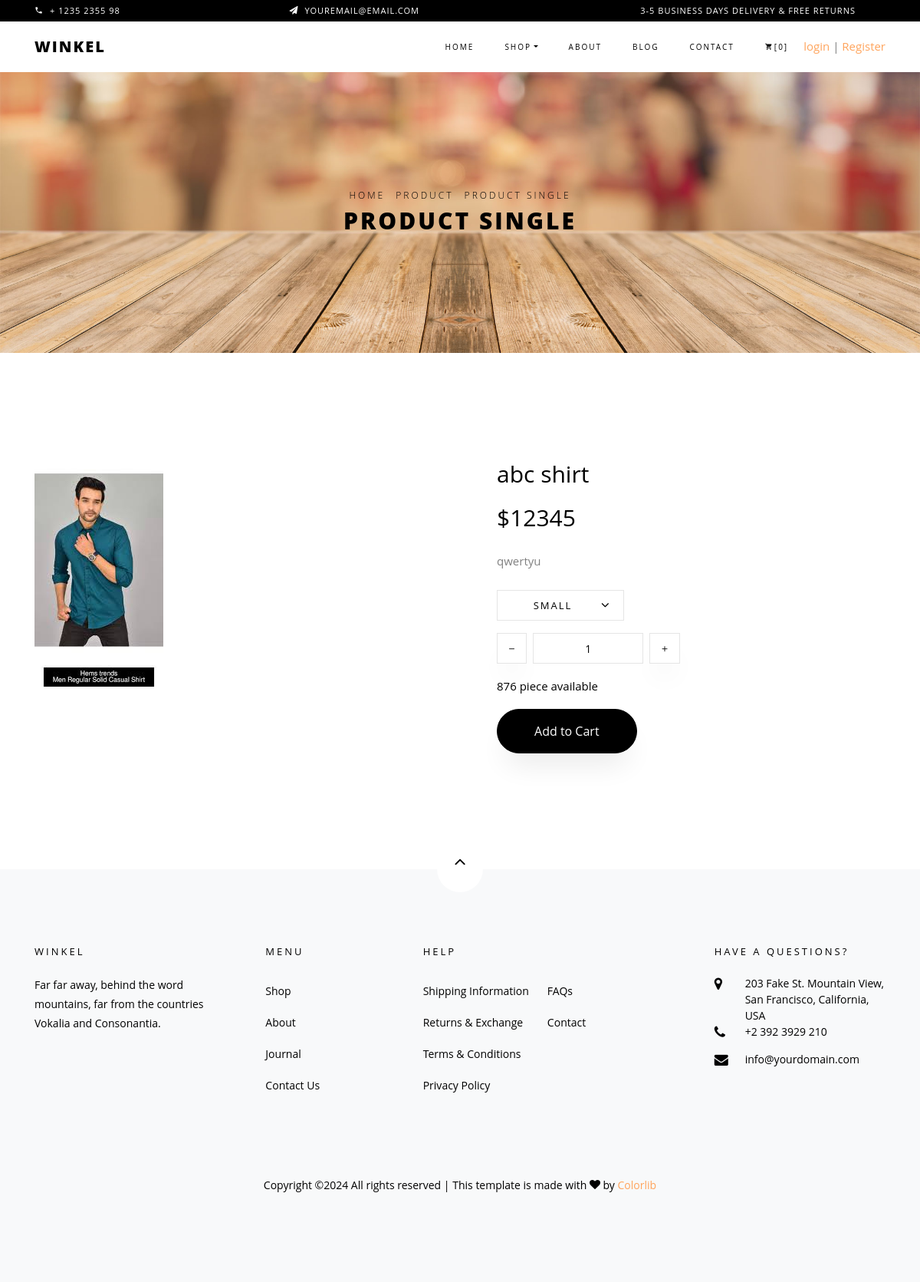
/store/shirt/abc-shirt/, run on the app's committed database.
### store/models.py (models this page shows, shortened)
class Product(models.Model):
    product_name = models.CharField(max_length=200,unique=True)
    slug = models.SlugField(max_length=200,unique=True)
    description = models.TextField()
    image = models.ImageField(upload_to='images/products')
    price = models.IntegerField()
    stock = models.IntegerField()
    is_available = models.BooleanField(default=True)
    product_category = models.ForeignKey(catogary,on_delete=models.CASCADE)
    created_date = models.DateTimeField(auto_now_add=True)
    modified_date = models.DateTimeField(auto_now=True)

### store/views.py (the view)
# urls.py: path('<slug:catogary_slug>/<slug:Product_slug>/',views.product_detail,name='product_detail'),
def product_detail(request,catogary_slug,Product_slug):
    try:
        single_product = Product.objects.get(slug=Product_slug)
    except Exception as e:
        raise e
    context = {
        'single_product':single_product,
    }
    return render(request,"Home/single_product.html",context)

### cart/context_processers.py (called while the page is built)
def counter(request):
    cart_count = 0
    if 'admin' in  request.path:
        return{}
    else:
        try:
            cart = Cart.objects.filter(cart_id=_cart_id(request))
            if request.user.is_authenticated:
                cart_items = Cartitem.objects.all().filter(user=request.user)
            else:
                cart_items = Cartitem.objects.all().filter(cart=cart[:1])
            for i in cart_items:
                cart_count += i.quantity
        except Cart.DoesNotExist:
            cart_count = 0
    return dict(cart_count=cart_count)

### cart/views.py (called while the page is built)
def _cart_id(request):
    cart = request.session.session_key          # if there is a existing session so this will work
    if not cart:
        cart = request.session.create()          # if there is no session so this will create one
    return cart

### products_category/context_processors.py (called while the page is built)
def menu_links(request):
    links = catogary.objects.all()
    return dict(links=links)

### products_category/models.py (called while the page is built)
    def get_url(self):
        return reverse('products_by_catogary',args=[self.slug])

### Templates/Home/single_product.html (shortened to what this page needs)
{% extends 'Home/home.html' %}
{% load static %}
{% block content %}
  <div class="hero-wrap hero-bread" style="background-image: url({% static 'images/bg_6.jpg' %});">
    <div class="container">
      <div class="row no-gutters slider-text align-items-center justify-content-center">
        <div class="col-md-9 ftco-animate text-center">
          <p class="breadcrumbs"><span class="mr-2"><a href="index.html">Home</a></span> <span class="mr-2"><a href="index.html">Product</a></span> <span>Product Single</span></p>
          <h1 class="mb-0 bread">Product Single</h1>
        </div>
      </div>
    </div>
  </div>
  <section class="ftco-section">
    <div class="container">
      <div class="row">
        <div class="col-lg-6 mb-5 ftco-animate">
          <a href="images/menu-2.jpg" class="image-popup"><img src="{{single_product.image.url}}" class="img-fluid" alt="Colorlib Template"></a>
        </div>
        <div class="col-lg-6 product-details pl-md-5 ftco-animate">
          <h3>{{single_product.product_name}}</h3>
          <p class="price"><span>${{single_product.price}}</span></p>
          <p>{{single_product.description}}</p>
          <div class="row mt-4">
            <div class="col-md-6">
              <div class="form-group d-flex">
                <div class="select-wrap">
                  <div class="icon"><span class="ion-ios-arrow-down"></span></div>
                  <select name="" id="" class="form-control">
                    <option value="">Small</option>
                  </select>
                </div>
              </div>
            </div>
            <div class="input-group col-md-6 d-flex mb-3">
               <span class="input-group-btn mr-2">
                  <button type="button" class="quantity-left-minus btn"  data-type="minus" data-field="">
                   <i class="ion-ios-remove"></i>
                  </button>
                </span>
               <input type="text" id="quantity" name="quantity" class="form-control input-number" value="1" min="1" max="100">
               <span class="input-group-btn ml-2">
                  <button type="button" class="quantity-right-plus btn" data-type="plus" data-field="">
                     <i class="ion-ios-add"></i>
                 </button>
               </span>
            </div>
            <div class="col-md-12">
              <p style="color: #000;">{{single_product.stock}} piece available</p>
            </div>
          </div>
          {% if single_product.stock <= 0 %}
          <h5 style="color:red;">Out of stock</h5>
        {% else %}
          <p><a href="{% url 'add_cart' single_product.id %}" class="btn btn-black py-3 px-5">Add to Cart</a></p>
          {% endif %}
        </div>
      </div>
    </div>
  </section>
{% endblock %}

### static/css/profile.css (style rules this page uses)
body { margin-top:20px; background-color:#f2f6fc; color:#69707a; }
.form-control, .dataTable-input { display: block; width: 100%; padding: 0.875rem 1.125rem; font-size: 0.875rem; font-weight: 400; line-height: 1; color: #69707a; background-color: #fff; background-clip: padding-box; border: 1px solid #c5ccd6; -webkit-appearance: none; -moz-appearance: none; appearance: none; border-radius: 0.35rem; transition: border-color 0.15s ease-in-out, box-shadow 0.15s ease-in-out; }

### data on the page
Product: image (picture), product_name "abc shirt", price "12345", description "qwertyu", stock "876"

### other printed values
{{ cart_count }} "0"
